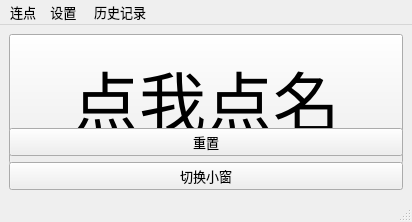
<?xml version="1.0" encoding="UTF-8"?>
<ui version="4.0">
 <class>MainWindow</class>
 <widget class="QMainWindow" name="MainWindow">
  <property name="geometry">
   <rect>
    <x>0</x>
    <y>0</y>
    <width>412</width>
    <height>222</height>
   </rect>
  </property>
  <property name="sizePolicy">
   <sizepolicy hsizetype="Minimum" vsizetype="Minimum">
    <horstretch>0</horstretch>
    <verstretch>0</verstretch>
   </sizepolicy>
  </property>
  <property name="minimumSize">
   <size>
    <width>300</width>
    <height>192</height>
   </size>
  </property>
  <property name="font">
   <font>
    <family>HarmonyOS Sans SC</family>
    <pointsize>10</pointsize>
   </font>
  </property>
  <property name="windowTitle">
   <string>点名器</string>
  </property>
  <property name="documentMode">
   <bool>false</bool>
  </property>
  <widget class="QWidget" name="centralwidget">
   <layout class="QHBoxLayout" name="horizontalLayout_2">
    <item>
     <layout class="QVBoxLayout" name="verticalLayout">
      <item>
       <widget class="QPushButton" name="NameButton">
        <property name="sizePolicy">
         <sizepolicy hsizetype="Expanding" vsizetype="Ignored">
          <horstretch>0</horstretch>
          <verstretch>0</verstretch>
         </sizepolicy>
        </property>
        <property name="minimumSize">
         <size>
          <width>290</width>
          <height>130</height>
         </size>
        </property>
        <property name="font">
         <font>
          <family>HarmonyOS Sans SC</family>
          <pointsize>50</pointsize>
         </font>
        </property>
        <property name="statusTip">
         <string/>
        </property>
        <property name="text">
         <string>点我点名</string>
        </property>
        <property name="autoDefault">
         <bool>true</bool>
        </property>
       </widget>
      </item>
      <item>
       <widget class="QPushButton" name="reset">
        <property name="toolTip">
         <string>重置所有名单</string>
        </property>
        <property name="text">
         <string>重置</string>
        </property>
        <property name="length" stdset="0">
         <number>0</number>
        </property>
       </widget>
      </item>
      <item>
       <widget class="QPushButton" name="changeBall">
        <property name="text">
         <string>切换小窗</string>
        </property>
       </widget>
      </item>
     </layout>
    </item>
   </layout>
  </widget>
  <widget class="QStatusBar" name="statusbar"/>
  <widget class="QMenuBar" name="menubar">
   <property name="geometry">
    <rect>
     <x>0</x>
     <y>0</y>
     <width>412</width>
     <height>19</height>
    </rect>
   </property>
   <widget class="QMenu" name="menuSeq">
    <property name="title">
     <string>连点</string>
    </property>
    <addaction name="seq2"/>
    <addaction name="seq5"/>
    <addaction name="seq10"/>
    <addaction name="separator"/>
    <addaction name="seq_custom"/>
   </widget>
   <widget class="QMenu" name="menuSetting">
    <property name="title">
     <string>设置 </string>
    </property>
    <addaction name="changeClass"/>
    <addaction name="EditClass"/>
   </widget>
   <widget class="QMenu" name="menu">
    <property name="title">
     <string>历史记录</string>
    </property>
    <addaction name="Changelog"/>
    <addaction name="WatchLog"/>
   </widget>
   <addaction name="menuSeq"/>
   <addaction name="menuSetting"/>
   <addaction name="menu"/>
  </widget>
  <action name="seq5">
   <property name="icon">
    <iconset>
     <normaloff>icons/icon_5.svg</normaloff>icons/icon_5.svg</iconset>
   </property>
   <property name="text">
    <string>连点5个</string>
   </property>
   <property name="statusTip">
    <string>连续点五个人一起显示，然后保存刚刚点的。</string>
   </property>
  </action>
  <action name="seq2">
   <property name="icon">
    <iconset>
     <normaloff>icons/icon_2.svg</normaloff>icons/icon_2.svg</iconset>
   </property>
   <property name="text">
    <string>连点2个</string>
   </property>
   <property name="statusTip">
    <string>连续点两个人一起显示，然后保存刚刚点的。</string>
   </property>
   <property name="font">
    <font>
     <family>HarmonyOS Sans SC</family>
    </font>
   </property>
  </action>
  <action name="seq10">
   <property name="icon">
    <iconset>
     <normaloff>icons/icon_10.svg</normaloff>icons/icon_10.svg</iconset>
   </property>
   <property name="text">
    <string>连点10个</string>
   </property>
   <property name="statusTip">
    <string>连续点十个人一起显示，然后保存刚刚点的。</string>
   </property>
  </action>
  <action name="seq_custom">
   <property name="icon">
    <iconset>
     <normaloff>icons/inf.svg</normaloff>icons/inf.svg</iconset>
   </property>
   <property name="text">
    <string>自定义个数……</string>
   </property>
   <property name="statusTip">
    <string>连续点好多个人（个数随意）一起显示，然后保存刚刚点的。</string>
   </property>
  </action>
  <action name="changeClass">
   <property name="icon">
    <iconset>
     <normaloff>icons/exchange.svg</normaloff>icons/exchange.svg</iconset>
   </property>
   <property name="text">
    <string>换班级</string>
   </property>
   <property name="toolTip">
    <string>换班级范围。可以一次点几个班</string>
   </property>
   <property name="statusTip">
    <string>在已经添加好的那几个班之中选现在想点的范围。</string>
   </property>
  </action>
  <action name="EditClass">
   <property name="icon">
    <iconset>
     <normaloff>icons/Edit.svg</normaloff>icons/Edit.svg</iconset>
   </property>
   <property name="text">
    <string>编辑/新建班级</string>
   </property>
   <property name="iconText">
    <string>编辑班级</string>
   </property>
   <property name="toolTip">
    <string>添加、删除、编辑班级</string>
   </property>
   <property name="statusTip">
    <string>可以把已添加好的班级改名单，或者新建、删除班级</string>
   </property>
  </action>
  <action name="Changelog">
   <property name="icon">
    <iconset>
     <normaloff>icons/record-rec.svg</normaloff>icons/record-rec.svg</iconset>
   </property>
   <property name="text">
    <string>关闭/开启记录</string>
   </property>
   <property name="statusTip">
    <string>改变是否给每次点名记录下来</string>
   </property>
  </action>
  <action name="WatchLog">
   <property name="icon">
    <iconset>
     <normaloff>icons/folder-view.svg</normaloff>icons/folder-view.svg</iconset>
   </property>
   <property name="text">
    <string>查看记录</string>
   </property>
   <property name="statusTip">
    <string>看一看之前和现在的记录</string>
   </property>
  </action>
 </widget>
 <resources/>
 <connections/>
</ui>
